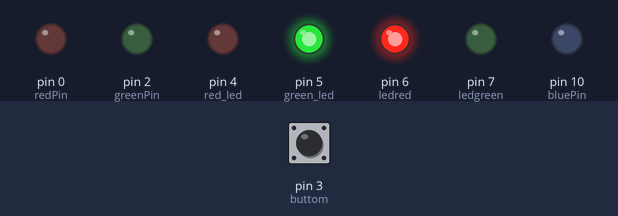
Recording of a sketch running on a simulated Arduino Uno, built with avr-gcc and run on an emulated ATmega328P. Shown: output pins drawn as LEDs (lit = HIGH). The test bench sets the inputs (shaded band); at power-on: pin 3 (buttom) LOW.

Above: at 0.5 s.
At 2.0 s:
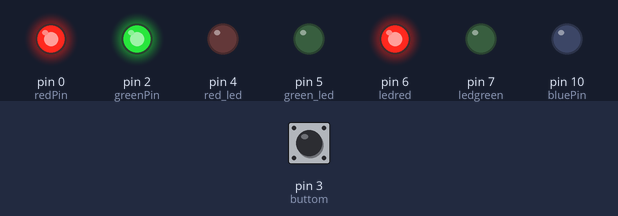
At 4.5 s:
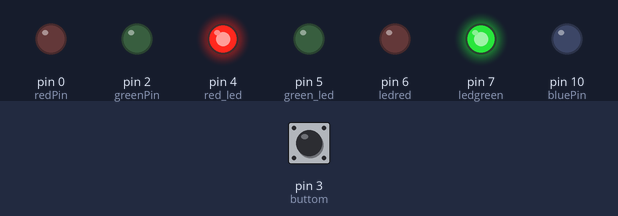
Timing chart, 0 to 7.8 s (numbered marks = the images above):
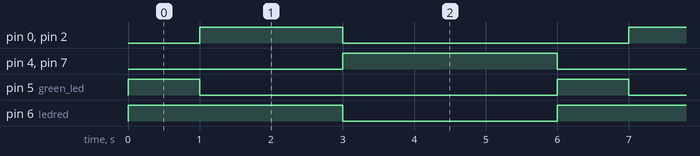

The sketch:

leds_led_rgb_pushbutton1.ino
```cpp
int redPin=0;
int bluePin =10;
int greenPin=2;
int red_led = 4;
int green_led = 5;
#define ledgreen 7
#define ledred 6
#define buttom 3
int Leitura = 0;

void setup()
{
	pinMode(redPin,OUTPUT);
	pinMode(greenPin,OUTPUT);
	pinMode(bluePin,OUTPUT);
	pinMode(red_led,OUTPUT);
	pinMode(green_led,OUTPUT);
	pinMode(ledgreen,OUTPUT);
	pinMode(ledred,OUTPUT);
	pinMode(buttom,INPUT);
}

void loop()
{
	Leitura= digitalRead(buttom);
    if(Leitura == HIGH)
    {
    	digitalWrite(red_led,HIGH );
    	digitalWrite(ledgreen,HIGH );
    	delay(10000);
	}
  	else
    {
    	digitalWrite(red_led,LOW);
  		digitalWrite(green_led,HIGH);
        digitalWrite(ledred,HIGH );
   		digitalWrite(ledgreen,LOW );
  		digitalWrite(redPin,LOW);
  		digitalWrite(greenPin,LOW);
  		digitalWrite(bluePin,LOW);
     	delay(1000);
  		digitalWrite(red_led,LOW);
  		digitalWrite(green_led,LOW);
        digitalWrite(ledred,HIGH );
    	digitalWrite(ledgreen,LOW );
 		digitalWrite(redPin,255);
 	    digitalWrite(greenPin,255);
  		digitalWrite(bluePin,0);
    	delay(2000);
  		digitalWrite(red_led,HIGH );
  		digitalWrite(green_led,LOW);
        digitalWrite(ledred,LOW );
    	digitalWrite(ledgreen,HIGH );
  		digitalWrite(redPin,LOW);
   		digitalWrite(greenPin,LOW);
  		digitalWrite(bluePin,LOW);
      	delay(3000);
  	}
}
```

Measured:
- by itself, pin 0 (redPin), pin 2 (greenPin): alternates HIGH for 2.0 s and LOW for 4.0 s
- by itself, pin 4 (red_led), pin 6 (ledred), pin 7 (ledgreen): alternates HIGH for 3.0 s and LOW for 3.0 s
- by itself, pin 5 (green_led): alternates HIGH for 1.0 s and LOW for 5.0 s
